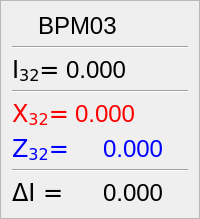
           <widget class="QFrame" name="frame_3">
            <property name="sizePolicy">
             <sizepolicy hsizetype="Preferred" vsizetype="Preferred">
              <horstretch>0</horstretch>
              <verstretch>0</verstretch>
             </sizepolicy>
            </property>
            <property name="frameShape">
             <enum>QFrame::StyledPanel</enum>
            </property>
            <property name="frameShadow">
             <enum>QFrame::Raised</enum>
            </property>
            <layout class="QVBoxLayout" name="verticalLayout_7">
             <item>
              <layout class="QHBoxLayout" name="horizontalLayout_3">
               <item>
                <widget class="QLabel" name="status_3">
                 <property name="sizePolicy">
                  <sizepolicy hsizetype="Minimum" vsizetype="Minimum">
                   <horstretch>0</horstretch>
                   <verstretch>0</verstretch>
                  </sizepolicy>
                 </property>
                 <property name="maximumSize">
                  <size>
                   <width>20</width>
                   <height>20</height>
                  </size>
                 </property>
                 <property name="font">
                  <font>
                   <family>DejaVu Sans</family>
                   <pointsize>18</pointsize>
                  </font>
                 </property>
                 <property name="toolTip">
                  <string>Status</string>
                 </property>
                 <property name="styleSheet">
                  <string notr="true">color: rgb(0, 0, 0);</string>
                 </property>
                 <property name="text">
                  <string/>
                 </property>
                </widget>
               </item>
               <item>
                <widget class="QLabel" name="BPM_1_label_3">
                 <property name="sizePolicy">
                  <sizepolicy hsizetype="Minimum" vsizetype="Minimum">
                   <horstretch>0</horstretch>
                   <verstretch>0</verstretch>
                  </sizepolicy>
                 </property>
                 <property name="font">
                  <font>
                   <pointsize>18</pointsize>
                  </font>
                 </property>
                 <property name="toolTip">
                  <string>BPM-name</string>
                 </property>
                 <property name="styleSheet">
                  <string notr="true">color: rgb(0, 0, 0);</string>
                 </property>
                 <property name="text">
                  <string>&lt;html&gt;&lt;head/&gt;&lt;body&gt;&lt;p&gt;BPM03&lt;/p&gt;&lt;/body&gt;&lt;/html&gt;</string>
                 </property>
                </widget>
               </item>
              </layout>
             </item>
             <item>
              <widget class="Line" name="line_7">
               <property name="orientation">
                <enum>Qt::Horizontal</enum>
               </property>
              </widget>
             </item>
             <item>
              <layout class="QFormLayout" name="formLayout_2">
               <item row="0" column="0">
                <widget class="QLabel" name="i_label_3">
                 <property name="sizePolicy">
                  <sizepolicy hsizetype="Minimum" vsizetype="Minimum">
                   <horstretch>0</horstretch>
                   <verstretch>0</verstretch>
                  </sizepolicy>
                 </property>
                 <property name="font">
                  <font>
                   <family>DejaVu Sans</family>
                   <pointsize>18</pointsize>
                  </font>
                 </property>
                 <property name="toolTip">
                  <string>I-magnitude</string>
                 </property>
                 <property name="styleSheet">
                  <string notr="true">color: rgb(0, 0, 0);</string>
                 </property>
                 <property name="text">
                  <string>&lt;html&gt;&lt;head/&gt;&lt;body&gt;&lt;p&gt;I&lt;span style=&quot; vertical-align:sub;&quot;&gt;32&lt;/span&gt;=&lt;/p&gt;&lt;/body&gt;&lt;/html&gt;</string>
                 </property>
                </widget>
               </item>
               <item row="0" column="1">
                <widget class="QLabel" name="value_I_3">
                 <property name="sizePolicy">
                  <sizepolicy hsizetype="Minimum" vsizetype="Minimum">
                   <horstretch>0</horstretch>
                   <verstretch>0</verstretch>
                  </sizepolicy>
                 </property>
                 <property name="font">
                  <font>
                   <pointsize>18</pointsize>
                  </font>
                 </property>
                 <property name="toolTip">
                  <string>I-magnitude value</string>
                 </property>
                 <property name="styleSheet">
                  <string notr="true">color: rgb(0, 0, 0);</string>
                 </property>
                 <property name="text">
                  <string>0.000</string>
                 </property>
                 <property name="alignment">
                  <set>Qt::AlignLeading|Qt::AlignLeft|Qt::AlignVCenter</set>
                 </property>
                </widget>
               </item>
              </layout>
             </item>
             <item>
              <widget class="Line" name="line_8">
               <property name="orientation">
                <enum>Qt::Horizontal</enum>
               </property>
              </widget>
             </item>
             <item>
              <layout class="QFormLayout" name="formLayout">
               <item row="0" column="0">
                <widget class="QLabel" name="x_label_3">
                 <property name="sizePolicy">
                  <sizepolicy hsizetype="Minimum" vsizetype="Minimum">
                   <horstretch>0</horstretch>
                   <verstretch>0</verstretch>
                  </sizepolicy>
                 </property>
                 <property name="font">
                  <font>
                   <family>DejaVu Sans</family>
                   <pointsize>18</pointsize>
                  </font>
                 </property>
                 <property name="toolTip">
                  <string>X-magnitude</string>
                 </property>
                 <property name="styleSheet">
                  <string notr="true">color: rgb(255, 0, 0);</string>
                 </property>
                 <property name="text">
                  <string>&lt;html&gt;&lt;head/&gt;&lt;body&gt;&lt;p&gt;X&lt;span style=&quot; vertical-align:sub;&quot;&gt;32&lt;/span&gt;=&lt;/p&gt;&lt;/body&gt;&lt;/html&gt;</string>
                 </property>
                </widget>
               </item>
               <item row="0" column="1">
                <widget class="QLabel" name="value_x_3">
                 <property name="sizePolicy">
                  <sizepolicy hsizetype="Minimum" vsizetype="Minimum">
                   <horstretch>0</horstretch>
                   <verstretch>0</verstretch>
                  </sizepolicy>
                 </property>
                 <property name="font">
                  <font>
                   <pointsize>18</pointsize>
                  </font>
                 </property>
                 <property name="toolTip">
                  <string>X-magnitude value</string>
                 </property>
                 <property name="styleSheet">
                  <string notr="true">color: rgb(255, 0, 0);</string>
                 </property>
                 <property name="text">
                  <string>0.000</string>
                 </property>
                 <property name="alignment">
                  <set>Qt::AlignLeading|Qt::AlignLeft|Qt::AlignVCenter</set>
                 </property>
                </widget>
               </item>
              </layout>
             </item>
             <item>
              <layout class="QHBoxLayout" name="horizontalLayout_14">
               <item>
                <widget class="QLabel" name="z_label_3">
                 <property name="sizePolicy">
                  <sizepolicy hsizetype="Minimum" vsizetype="Minimum">
                   <horstretch>0</horstretch>
                   <verstretch>0</verstretch>
                  </sizepolicy>
                 </property>
                 <property name="font">
                  <font>
                   <family>DejaVu Sans</family>
                   <pointsize>18</pointsize>
                  </font>
                 </property>
                 <property name="toolTip">
                  <string>Z-magnitude</string>
                 </property>
                 <property name="styleSheet">
                  <string notr="true">color: rgb(0, 0, 255);</string>
                 </property>
                 <property name="text">
                  <string>&lt;html&gt;&lt;head/&gt;&lt;body&gt;&lt;p&gt;Z&lt;span style=&quot; vertical-align:sub;&quot;&gt;32&lt;/span&gt;=&lt;/p&gt;&lt;/body&gt;&lt;/html&gt;</string>
                 </property>
                </widget>
               </item>
               <item>
                <widget class="QLabel" name="value_z_3">
                 <property name="sizePolicy">
                  <sizepolicy hsizetype="Minimum" vsizetype="Minimum">
                   <horstretch>0</horstretch>
                   <verstretch>0</verstretch>
                  </sizepolicy>
                 </property>
                 <property name="font">
                  <font>
                   <pointsize>18</pointsize>
                  </font>
                 </property>
                 <property name="toolTip">
                  <string>Z-magnitude value</string>
                 </property>
                 <property name="styleSheet">
                  <string notr="true">color: rgb(0, 0, 255);</string>
                 </property>
                 <property name="text">
                  <string>0.000</string>
                 </property>
                </widget>
               </item>
              </layout>
             </item>
             <item>
              <widget class="Line" name="line_9">
               <property name="orientation">
                <enum>Qt::Horizontal</enum>
               </property>
              </widget>
             </item>
             <item>
              <layout class="QHBoxLayout" name="horizontalLayout_15">
               <item>
                <widget class="QLabel" name="delta_label_3">
                 <property name="sizePolicy">
                  <sizepolicy hsizetype="Minimum" vsizetype="Minimum">
                   <horstretch>0</horstretch>
                   <verstretch>0</verstretch>
                  </sizepolicy>
                 </property>
                 <property name="font">
                  <font>
                   <family>DejaVu Sans</family>
                   <pointsize>18</pointsize>
                  </font>
                 </property>
                 <property name="toolTip">
                  <string/>
                 </property>
                 <property name="styleSheet">
                  <string notr="true">color: rgb(0, 0, 0);</string>
                 </property>
                 <property name="text">
                  <string>ΔI = </string>
                 </property>
                </widget>
               </item>
               <item>
                <widget class="QLabel" name="delta_3">
                 <property name="sizePolicy">
                  <sizepolicy hsizetype="Minimum" vsizetype="Minimum">
                   <horstretch>0</horstretch>
                   <verstretch>0</verstretch>
                  </sizepolicy>
                 </property>
                 <property name="font">
                  <font>
                   <pointsize>18</pointsize>
                  </font>
                 </property>
                 <property name="toolTip">
                  <string/>
                 </property>
                 <property name="styleSheet">
                  <string notr="true">color: rgb(0, 0, 0);</string>
                 </property>
                 <property name="text">
                  <string>0.000</string>
                 </property>
                </widget>
               </item>
              </layout>
             </item>
            </layout>
           </widget>
